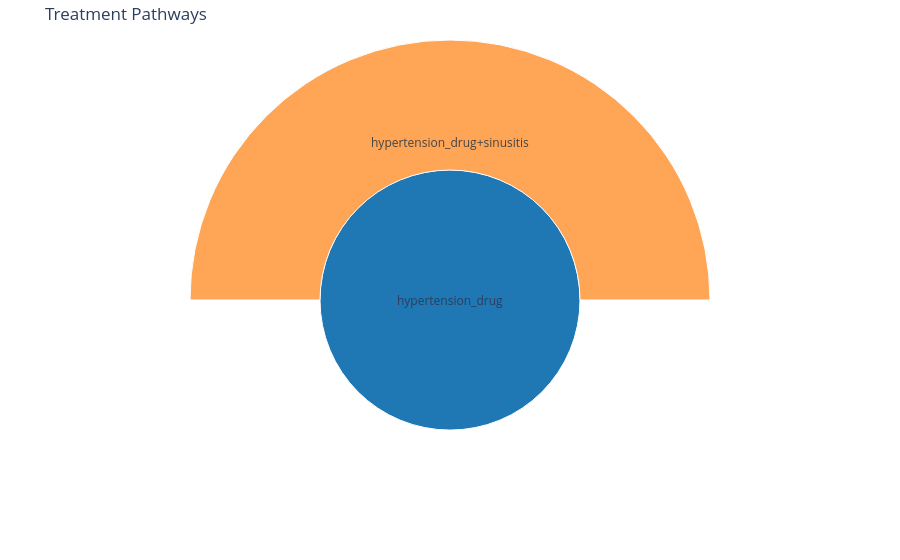

This figure's notebook cell:
### Markdown cell above
## 8. Sunburst Chart

`plot_sunburst` shows pathway hierarchy as concentric rings — inner ring is first-line therapy, outer rings are subsequent lines.

### Code cell
plot_sunburst(summary)

### Figure 1 — Plotly figure (JSON) as saved in the notebook; plotly's stock layout.template omitted (floating-point values rounded to 4 significant figures)
{"data": [{"branchvalues": "total", "hovertemplate": "%{label}<br>%{percentRoot:.1%}", "ids": ["hypertension_drug", "hypertension_drug-hypertension_drug+sinusitis"], "labels": ["hypertension_drug", "hypertension_drug+sinusitis"], "marker": {"colors": ["#1f77b4", "#ff7f0e"]}, "parents": ["", "hypertension_drug"], "type": "sunburst", "values": [4, 2]}], "layout": {"margin": {"b": 0, "l": 0, "r": 0, "t": 40}, "title": {"text": "Treatment Pathways"}}}
